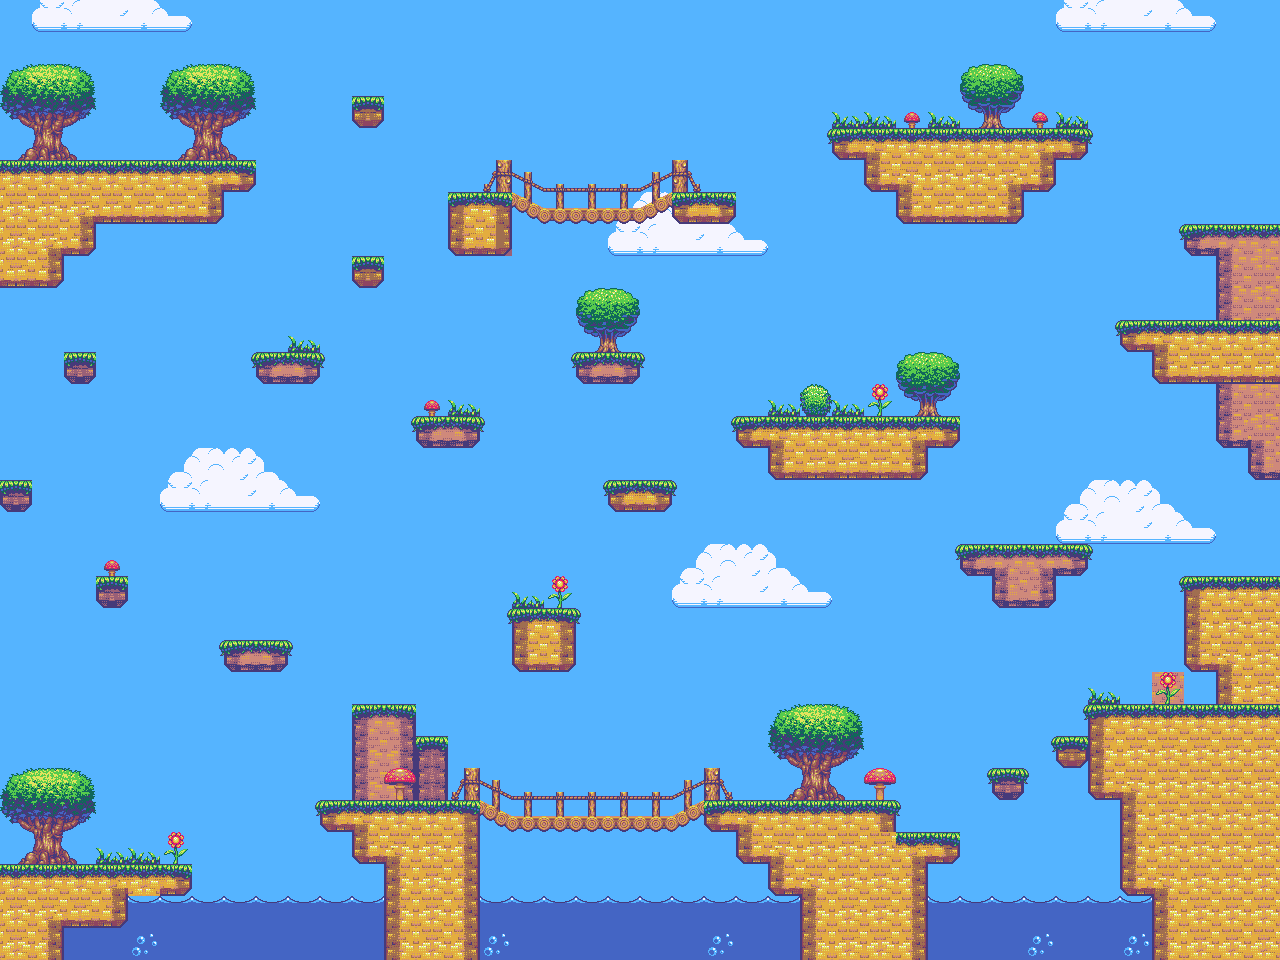

Below is a game level as drawn by its tile map, then a one-line description and the .tmx that defines it (tile-layer data replaced by summaries):
An orthogonal 40x30 tile map with 32x32 px tiles, 2 tile layers (BackgroundLVL1, PlatformsLVL1).

<map version="1.0" tiledversion="1.1.5" orientation="orthogonal" renderorder="right-down" width="40" height="30" tilewidth="32" tileheight="32" infinite="0" nextobjectid="1">
 <tileset firstgid="1" source="Patrones/TilesetV2.tsx" />
 <layer name="BackgroundLVL1" width="40" height="30">
  <data>[1200 cells, 1200 non-empty, 14 distinct tile ids]</data>
 </layer>
 <layer name="PlatformsLVL1" width="40" height="30">
  <data>[1200 cells, 446 non-empty, 138 distinct tile ids]</data>
 </layer>
</map>
